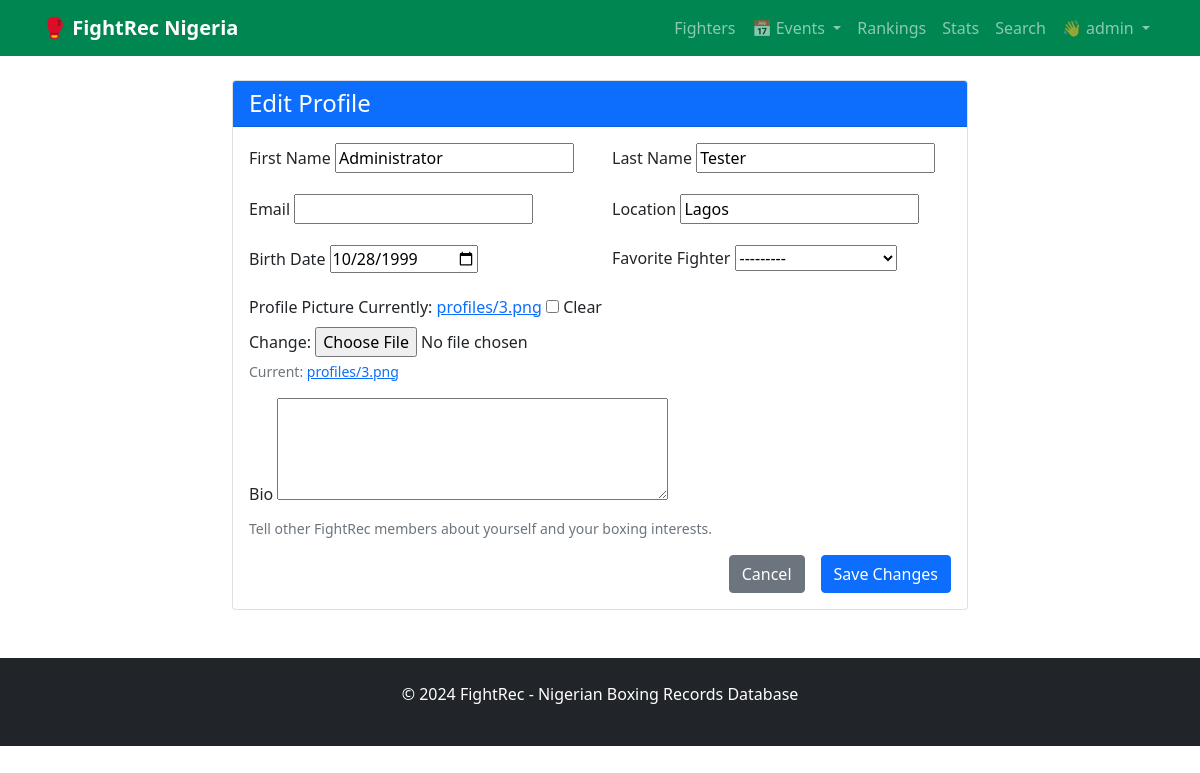
Page /accounts/profile/edit/ (signed in) on the committed database.
### accounts/models.py (models this page shows, shortened)
class CustomUser(AbstractUser):
    bio = models.TextField(max_length=500, blank=True, help_text="Tell us about yourself")
    location = models.CharField(max_length=100, blank=True)
    birth_date = models.DateField(null=True, blank=True)
    profile_picture = models.ImageField(upload_to='profiles/', null=True, blank=True)
    favorite_fighter = models.ForeignKey('fighters.Fighter', on_delete=models.SET_NULL, null=True, blank=True)
    followers = models.ManyToManyField('self', symmetrical=False, related_name='following', blank=True)
    created_at = models.DateTimeField(auto_now_add=True)
    updated_at = models.DateTimeField(auto_now=True)
    class Meta:
        ordering = ['username']

### accounts/views.py (the view)
# urls.py: path('profile/edit/', views.edit_profile, name='edit_profile'),
@login_required
def edit_profile(request):
    if request.method == 'POST':
        form = UserProfileForm(request.POST, request.FILES, instance=request.user)
        if form.is_valid():
            form.save()
            messages.success(request, 'Profile updated successfully!')
            return redirect('profile')
    else:
        form = UserProfileForm(instance=request.user)
    fighters = Fighter.objects.all().order_by('name')
    return render(request, 'accounts/edit_profile.html', {
        'form': form,
        'fighters': fighters
    })

### accounts/forms.py
class UserProfileForm(forms.ModelForm):
    class Meta:
        model = CustomUser
        fields = ('first_name', 'last_name', 'email', 'bio', 'location', 'birth_date', 'favorite_fighter', 'profile_picture')
        widgets = {
            'bio': forms.Textarea(attrs={'rows': 4}),
            'birth_date': forms.DateInput(attrs={'type': 'date'}),
        }

### fighters/models.py (called while the page is built)
    def __str__(self):
        return self.name

### accounts/templates/accounts/edit_profile.html (shortened to what this page needs)
{% extends 'fighters/base.html' %}
{% block content %}
<div class="row justify-content-center">
    <div class="col-md-8">
        <div class="card">
            <div class="card-header bg-primary text-white">
                <h4 class="mb-0">Edit Profile</h4>
            </div>
            <div class="card-body">
                <form method="post" enctype="multipart/form-data">
                    <div class="row">
                        <div class="col-md-6 mb-3">
                            <label class="form-label">First Name</label>
                            {{ form.first_name }}
                        </div>
                        <div class="col-md-6 mb-3">
                            <label class="form-label">Last Name</label>
                            {{ form.last_name }}
                        </div>
                    </div>
                    <div class="row">
                        <div class="col-md-6 mb-3">
                            <label class="form-label">Email</label>
                            {{ form.email }}
                        </div>
                        <div class="col-md-6 mb-3">
                            <label class="form-label">Location</label>
                            {{ form.location }}
                        </div>
                    </div>
                    <div class="row">
                        <div class="col-md-6 mb-3">
                            <label class="form-label">Birth Date</label>
                            {{ form.birth_date }}
                        </div>
                        <div class="col-md-6 mb-3">
                            <label class="form-label">Favorite Fighter</label>
                            {{ form.favorite_fighter }}
                        </div>
                    </div>
                    <div class="mb-3">
                        <label class="form-label">Profile Picture</label>
                        {{ form.profile_picture }}
                        {% if user.profile_picture %}
                        <div class="form-text">
                            Current: <a href="{{ user.profile_picture.url }}" target="_blank">{{ user.profile_picture.name }}</a>
                        </div>
                        {% endif %}
                    </div>
                    <div class="mb-3">
                        <label class="form-label">Bio</label>
                        {{ form.bio }}
                        <div class="form-text">Tell other FightRec members about yourself and your boxing interests.</div>
                    </div>
                    <div class="d-grid gap-2 d-md-flex justify-content-md-end">
                        <a href="{% url 'profile' %}" class="btn btn-secondary me-md-2">Cancel</a>
                        <button type="submit" class="btn btn-primary">Save Changes</button>
                    </div>
                </form>
            </div>
        </div>
    </div>
</div>
{% endblock %}

### fighters/templates/fighters/base.html (shortened to what this page needs)
<!DOCTYPE html>
<html lang="en">
<head>
    <link href="https://cdn.jsdelivr.net/npm/bootstrap@5.1.3/dist/css/bootstrap.min.css" rel="stylesheet">
</head>
<body>
<nav class="navbar navbar-expand-lg navbar-dark">
    <div class="container">
        <a class="navbar-brand fw-bold" href="{% url 'home' %}">
            🥊 FightRec Nigeria
        </a>
        <div class="navbar-nav ms-auto">
            <a class="nav-link" href="{% url 'fighter_list' %}">Fighters</a>
            <div class="nav-item dropdown">
                <a class="nav-link dropdown-toggle" href="#" role="button" data-bs-toggle="dropdown">
                    📅 Events
                </a>
            </div>
            <a class="nav-link" href="{% url 'rankings' %}">Rankings</a>
            <a class="nav-link" href="{% url 'statistics' %}">Stats</a>
            <a class="nav-link" href="{% url 'fighter_list' %}?advanced=1">Search</a>
            {% if user and user.is_authenticated %}
            <div class="nav-item dropdown">
                <a class="nav-link dropdown-toggle" href="#" role="button" data-bs-toggle="dropdown">
                    👋 {{ user.username }}
                </a>
            </div>
            {% endif %}
        </div>
    </div>
</nav>
    <div class="container mt-4">
        {% block content %}
        {% endblock %}
    </div>
    <footer class="bg-dark text-white mt-5 py-4">
        <div class="container text-center">
            <p>&copy; 2024 FightRec - Nigerian Boxing Records Database</p>
        </div>
    </footer>
</body>
</html>

### fighters/templates/fighters/base.html (style rules this page uses)
.navbar { background-color: #008751; }

### rows in the picture
CustomUser: username "admin", first_name "Administrator", last_name "Tester", location "Lagos", birth_date "10/28/1999", favorite_fighter "---------", profile_picture.name "profiles/3.png"
